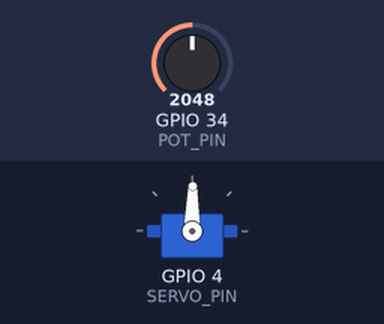
The sketch below on a simulated ESP32. Shown: servo. The test bench sets the inputs (shaded band); at power-on: GPIO 34 (POT_PIN) = 2048.

Above: at 1.2 s.
1.3 s: GPIO 34 (POT_PIN) set to 2866
At 2.4 s:
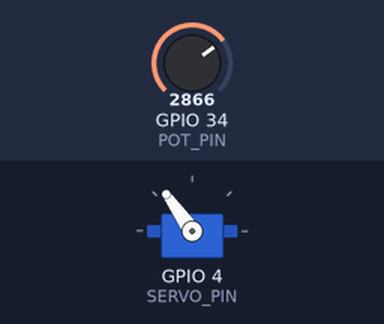
2.8 s: GPIO 34 (POT_PIN) set to 3603
At 4.0 s:
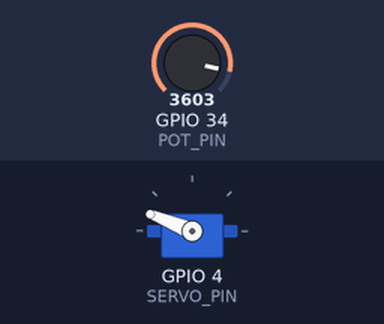
4.3 s: GPIO 34 (POT_PIN) set to 4095
At 5.1 s:
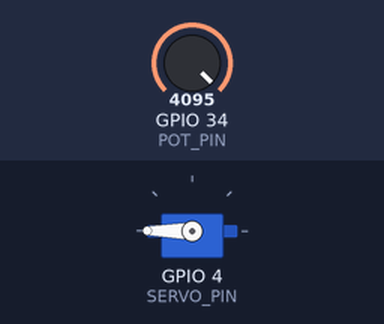
5.8 s: GPIO 34 (POT_PIN) set to 1228
At 6.2 s:
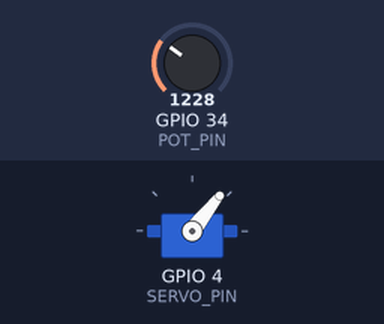
7.3 s: GPIO 34 (POT_PIN) set to 491
At 8.4 s:
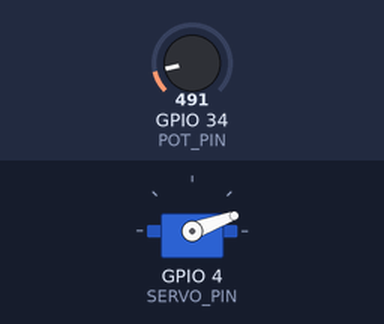
8.8 s: GPIO 34 (POT_PIN) set to 2047
At 9.5 s:
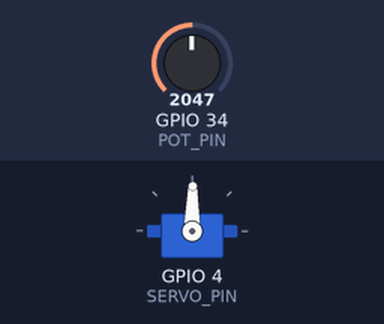
Timing chart, 0 to 11.3 s (numbered marks = the images above; inputs shaded):
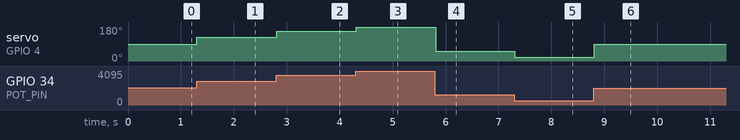

The sketch:

Control_servo_using_potentiometer__by_multiple_maping.ino
```cpp
#include <ESP32Servo.h>

#define SERVO_PIN 4
#define POT_PIN 34  // ADC pin

Servo myServo;

void setup() {
    myServo.attach(SERVO_PIN);
}

void loop() {
    int potValue = analogRead(POT_PIN);  // Read potentiometer (0-4095)

    int mappedValue = map(potValue, 0, 4095, 0, 99);  // First mapping: 0-4095 → 0-99
    int servoAngle = map(mappedValue, 0, 99, 0, 180); // Second mapping: 0-99 → 0-180°

    myServo.write(servoAngle);  // Move servo
    delay(15);  // Small delay for smooth motion
}
```

Measured:
- after the input at 1.3 s, servo on GPIO 4 (SERVO_PIN): 89° → 125° at once
- after the input at 2.8 s, servo on GPIO 4 (SERVO_PIN): 125° → 158° at once
- after the input at 4.3 s, servo on GPIO 4 (SERVO_PIN): 158° → 180° at once
- after the input at 5.8 s, servo on GPIO 4 (SERVO_PIN): 180° → 52° at once
- after the input at 7.3 s, servo on GPIO 4 (SERVO_PIN): 52° → 20° at once
- after the input at 8.8 s, servo on GPIO 4 (SERVO_PIN): 20° → 89° at once
